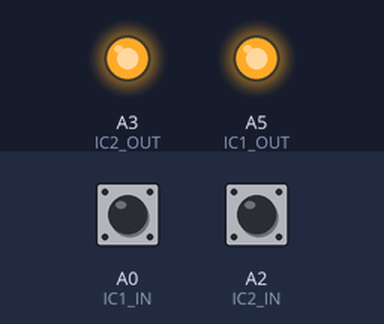
This sketch was run on a simulated Arduino Uno, built with avr-gcc and run on an emulated ATmega328P. Shown: output pins drawn as LEDs (lit = HIGH). The inputs (shaded band) are chosen by the test bench; at power-on: A0 (IC1_IN) HIGH, A2 (IC2_IN) HIGH. What the sketch prints to the serial monitor is not drawn.

Above: at 2.2 s.
2.3 s: A0 (IC1_IN) pulled LOW for 0.15 s
At 2.52 s:
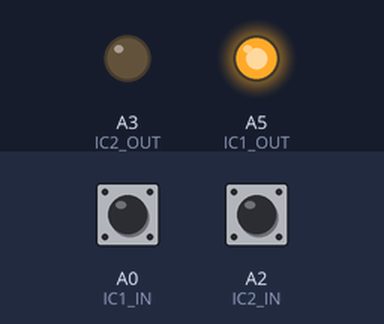
4.1 s: A2 (IC2_IN) pulled LOW for 1 s
At 5.24 s:
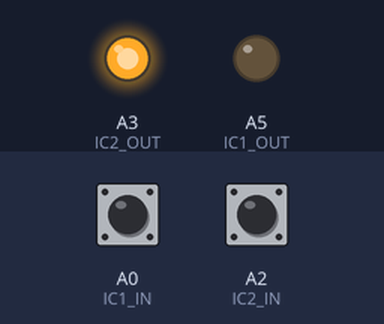
6.8 s: A2 (IC2_IN) pulled LOW for 3.2 s
At 11.5 s:
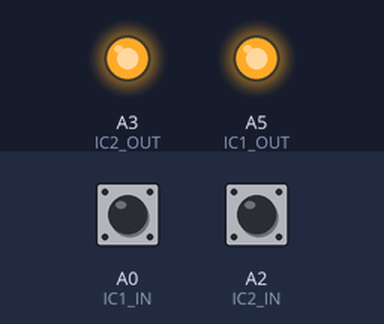
11.8 s: A0 (IC1_IN) pulled LOW for 3.2 s
At 15.19 s:
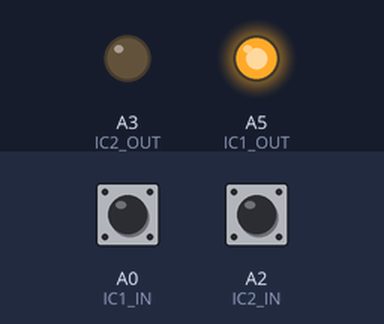
Timing chart, 0 to 16.9 s (numbered marks = the images above; inputs shaded):
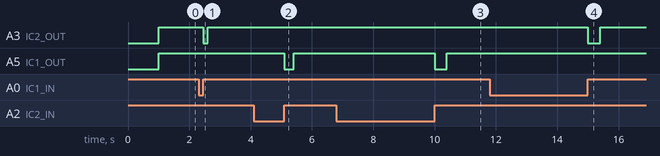

Measured:
- after the input at 2.3 s, A3 (IC2_OUT): HIGH → LOW after 0.15 s, → HIGH 0.15 s later
- after the input at 4.1 s, A5 (IC1_OUT): HIGH → LOW after 1.0 s, → HIGH 0.30 s later
- after the input at 6.8 s, A5 (IC1_OUT): HIGH → LOW after 3.2 s, → HIGH 0.40 s later
- after the input at 11.8 s, A3 (IC2_OUT): HIGH → LOW after 3.2 s, → HIGH 0.40 s later

The sketch:

relay.ino
```cpp
// ============================================================
//  Morse Code Open-Drain Relay — Nucleo-G474RE (Arduino/STM32duino)
//
//  Flow:
//    IC2 signal → detected on IC2_IN → relayed via IC1_OUT
//    IC1 signal → detected on IC1_IN → relayed via IC2_OUT
// ============================================================

// --- Pin Definitions (Arduino header labels) -----------------
const int IC1_IN  = A0;   // PA0 — reads  IC1 bus
const int IC1_OUT = A5;   // PA1 — drives IC1 bus LOW
const int IC2_IN  = A2;   // PA4 — reads  IC2 bus
const int IC2_OUT = A3;   // PB0 — drives IC2 bus LOW

// --- Bail timeout (ms) ---------------------------------------
const unsigned long BAIL_MS = 700;

// --- Open-drain helpers --------------------------------------
inline void busAssert (int pin) { digitalWrite(pin, LOW);  }
inline void busRelease(int pin) { digitalWrite(pin, HIGH); }

// --- Monitor and relay ---------------------------------------
void checkAndRelay(int inPin, int outPin, const char *label) {
  if (digitalRead(inPin) == HIGH) return;

  unsigned long t0 = millis();

  while (digitalRead(inPin) == LOW) {
    if (millis() - t0 > BAIL_MS) {
      Serial.print("[BAIL] ");
      Serial.print(label);
      Serial.println(" — pulse too long, ignoring.");
      return;
    }
  }

  unsigned long duration = millis() - t0;

  Serial.print("[RELAY] ");
  Serial.print(label);
  Serial.print(" — ");
  Serial.print(duration);
  Serial.println(" ms");

  busAssert(outPin);
  delay(duration);
  busRelease(outPin);
}

// --- Setup ---------------------------------------------------
void setup() {
  Serial.begin(115200);
  delay(1000);

  pinMode(IC1_IN,  INPUT_PULLUP);
  pinMode(IC2_IN,  INPUT_PULLUP);
  pinMode(IC1_OUT, OUTPUT);
  pinMode(IC2_OUT, OUTPUT);
  busRelease(IC1_OUT);
  busRelease(IC2_OUT);

  Serial.println("\r\n============================================");
  Serial.println(" Morse Relay ready — Nucleo-G474RE / Arduino");
  Serial.println("  IC1_IN=A0  IC1_OUT=A1");
  Serial.println("  IC2_IN=A2  IC2_OUT=A3");
  Serial.println("============================================\r\n");
}

void loop() {
  bool ic1Low = (digitalRead(IC1_IN) == LOW);
  bool ic2Low = (digitalRead(IC2_IN) == LOW);

  if (ic1Low) checkAndRelay(IC1_IN, IC2_OUT, "IC1→IC2");
  if (ic2Low) checkAndRelay(IC2_IN, IC1_OUT, "IC2→IC1");
}
```
